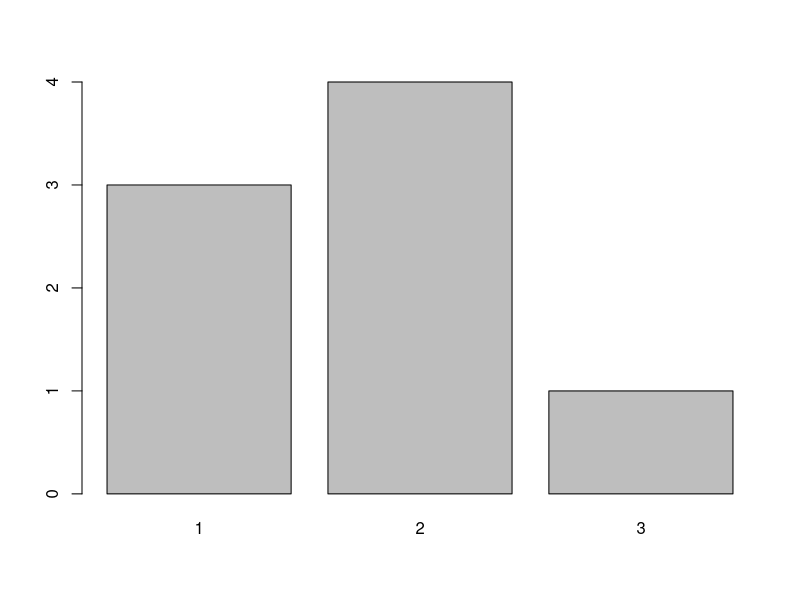
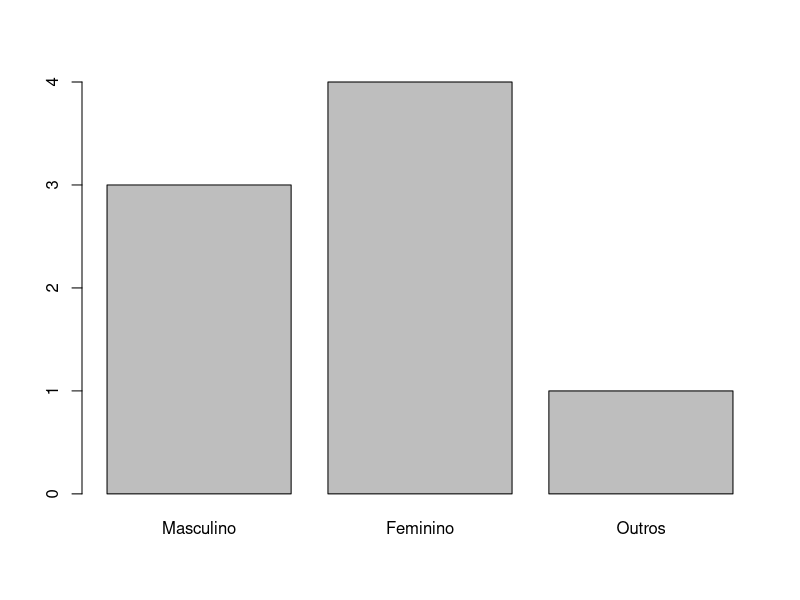
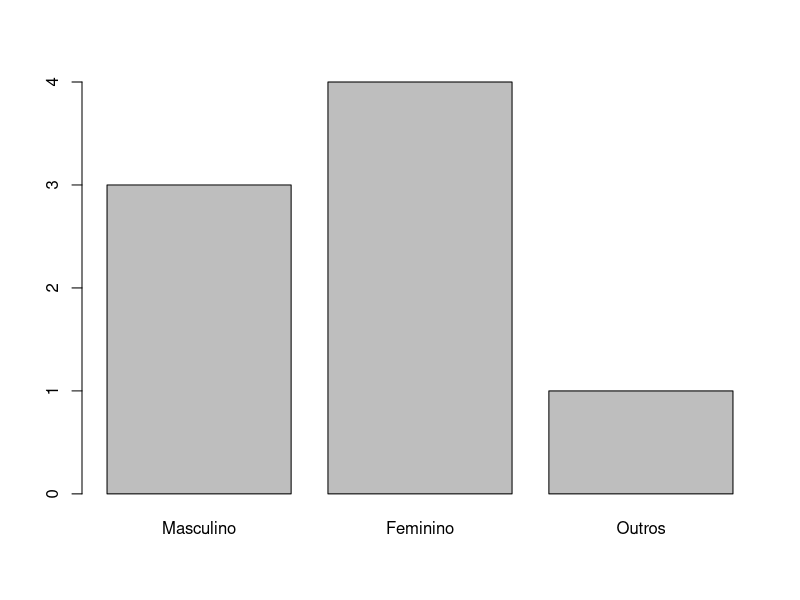
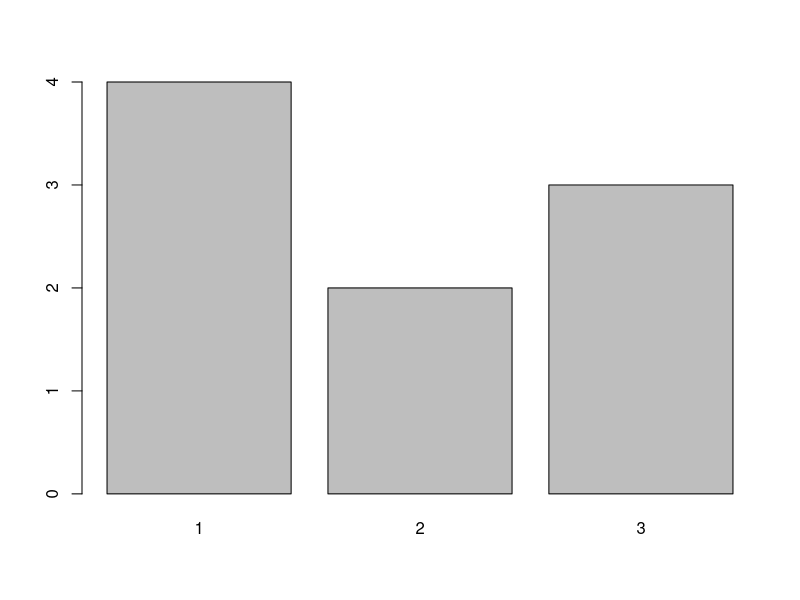
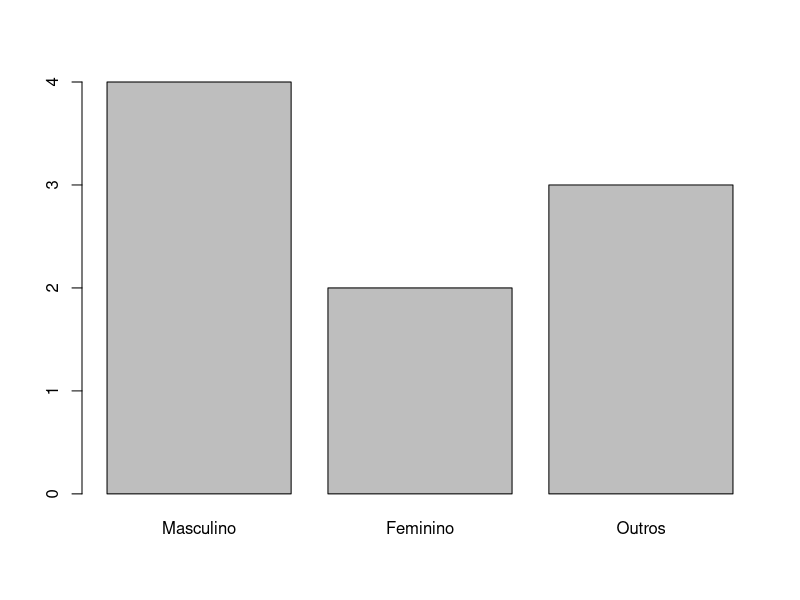
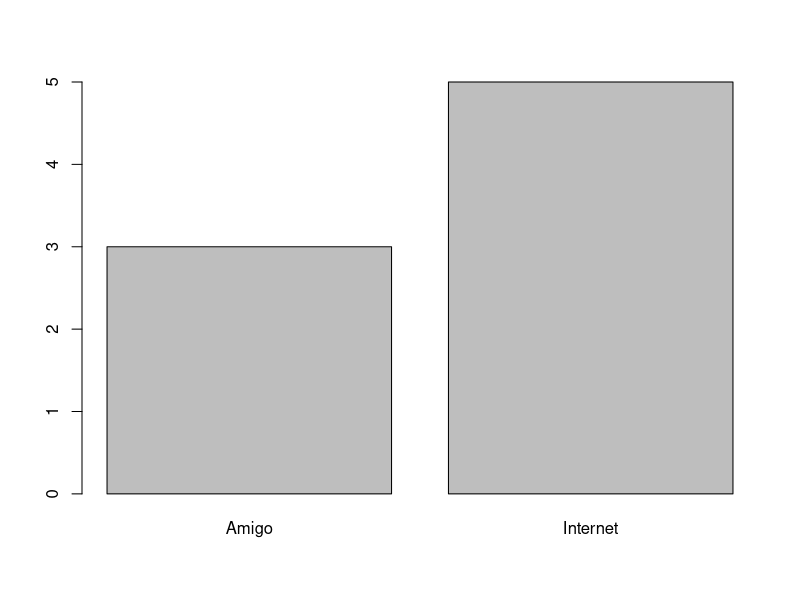
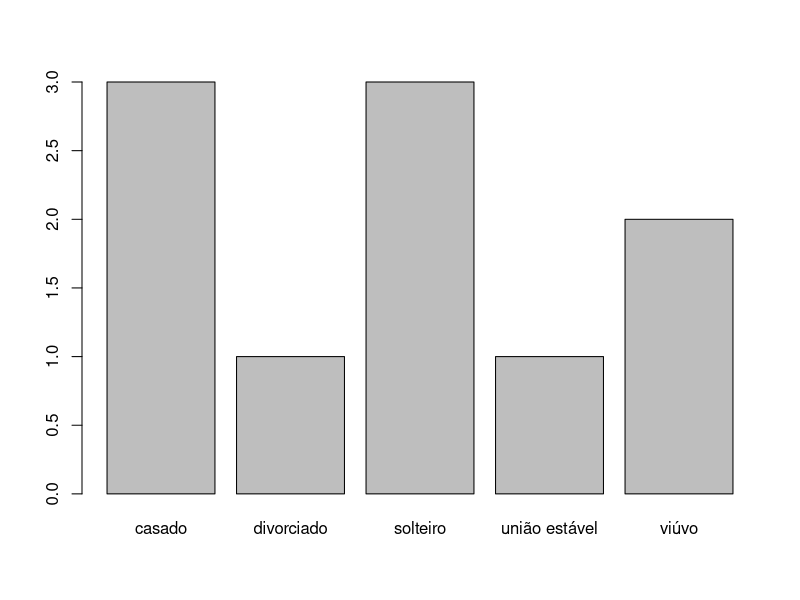
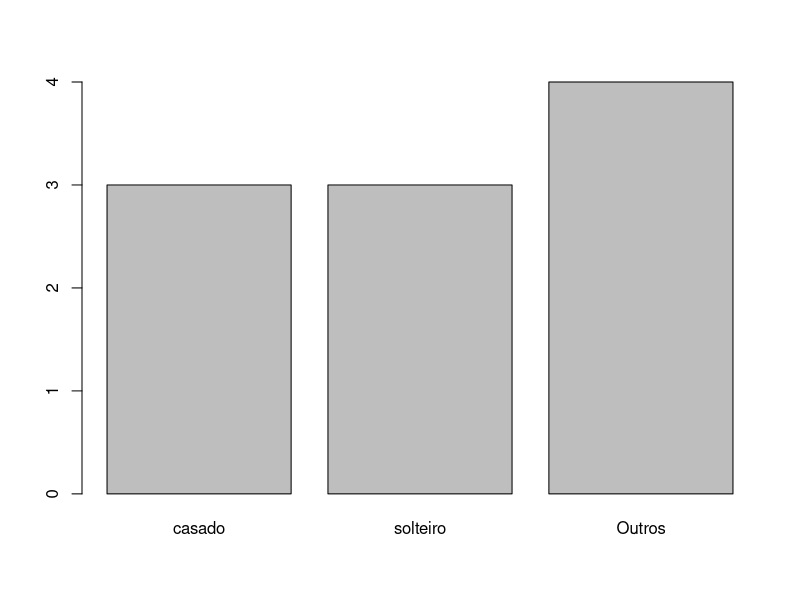

These charts were generated, in order, by the following R code:
##### Fatores

# Criação forma 1
#Criar a partir de um vetor, de variáveis categóricas já definidas:
#Fatores são bons para representar variaveis categóricas tipo gênero,
#escolaridade, cor...
genero<-c("2","2","1","1","2","3")
genero_ft<-as.factor(genero)
str(genero)
str(genero_ft)

# Criação forma 2
#Criar do zero
a<-factor(c("2","2","1","1","2","3"))
str(a)


#### Acessando os elementos do fator criado

genero_ft[3]
genero_ft[2]

genero_ft[2:4]

genero_ft[length(genero_ft)]


#### Modificando

genero_ft[2] <-3


### Operações com Fatores - parte 1


produtos_online<-factor(c("Produto A","Produto C","Produto A","Produto B", "Produto C","Produto B"))
produtos_pres<-factor(c("Produto C","Produto C","Produto D","Produto A", "Produto A"))

library(forcats)

vendas<-fct_c(produtos_online,produtos_pres)

### Alterar o label dos níveis do fator

# opção 1
genero_ft<-factor(c(1,2,2,2,2,3,1,1))
plot(genero_ft)
#Altera todos os label dos niveis do fator:
a<-lvls_revalue(genero_ft,c("Masculino","Feminino","Outros"))
plot(a)

# opção 2
levels(genero_ft)<-c("Masculino","Feminino","Outros")
plot(genero_ft)



#### Modificando níveis do fator


# Opção 3: 

genero_ft<-factor(c(1,1,3,2,3,1,1,2,3))
plot(genero_ft)
#Altera apenas labels especificos que se desejar alterar:
a<-fct_recode(genero_ft,Feminino="2", Outros="3",Masculino="1")
plot(a)



#### Agrupando níveis do fator

como_soube<-factor(c("Internet","INTERNET","net","Google","Pesquisa na Web","amigo","amiga","uma pessoa"))

#Agrupa os níveis para uma categoria em comum, para padronizar coisas similiares do mesmo nível
a<-fct_collapse(como_soube,Internet=c("Internet","INTERNET","net","Google","Pesquisa na Web"),
                Amigo=c("amigo","amiga","uma pessoa") ) 
plot(a)


### Agrupando fatores com maior frequência fct_lump()
#Util para pesquisas eleitorais: dois candidatos mais disputados e outros.

estado_civil<-factor(c("solteiro","solteiro","viúvo","divorciado","solteiro","casado","casado", "casado",
                       "união estável","viúvo"))

plot(estado_civil)

#SE dois níveis tiverem a mesma frequencia ele burla o limite de 2 e coloca
#ambos que empataram + o nível "Outros", totalizando 3.
a<-fct_lump(estado_civil,2,other_level = "Outros")  #2 classes principais + "Outros"
plot(a)

b<-fct_lump(estado_civil,3,other_level = "Outros")  #3 classes principais + "Outros"
plot(b)


##### Reordenando os níveis 
#Variaveis qualitativas ordinais, variaveis categórias com hierarquia/ordem:

escolaridade<- factor(c("Superior","Fundamental","Fundamental",
                        "Pós-graduado","Ensino_Médio","Superior"))
plot(escolaridade)
#Reeordena a ordem de acordo com a hierarquia de ensino:
a<-fct_relevel(escolaridade,c("Fundamental","Ensino_Médio","Superior","Pós-graduado"))
plot(a)


###### 

#CRITÉRIOS PARA ORDENAR OS NÍVEIS DO FATOR
#- Ordem alfabética    
#- Ordem Racional        Ensino médio < Superior <  Mestrado < Doutorado
#- Ordenar por uma variável externa

faturamento<-c(30,24,12,40,20,30,44,53)
escolaridade<-factor(c("Fundamental","Superior","Mestrado","Doutorado","Doutorado",
                       "Fundamental","Mestrado","Doutorado"))

#fundamental = 30, 30 ---> mean = 30    sum = 60
#Superior = 24  (mean = sum)
#Doutorado = 53, 40 , 20  --> média = 37,7   sum = 113
#mestrado = 12 , 44   mean=28   sum=56


#media:      Superior < Mestrado < Fundamental < Doutorado
#Sum:        Superior < Mestrado < Fundamental < Doutorado 


#Quem tem maior faturamento?  Fundamental, Superior, etc...?
#Reeordena a escolaridade com base na média do faturamento por níveis do fator:
fct_reorder(escolaridade,faturamento,mean)  
#Reeordena a escolaridade com base na soma do faturamento por níveis do fator:
fct_reorder(escolaridade,faturamento,sum)  




